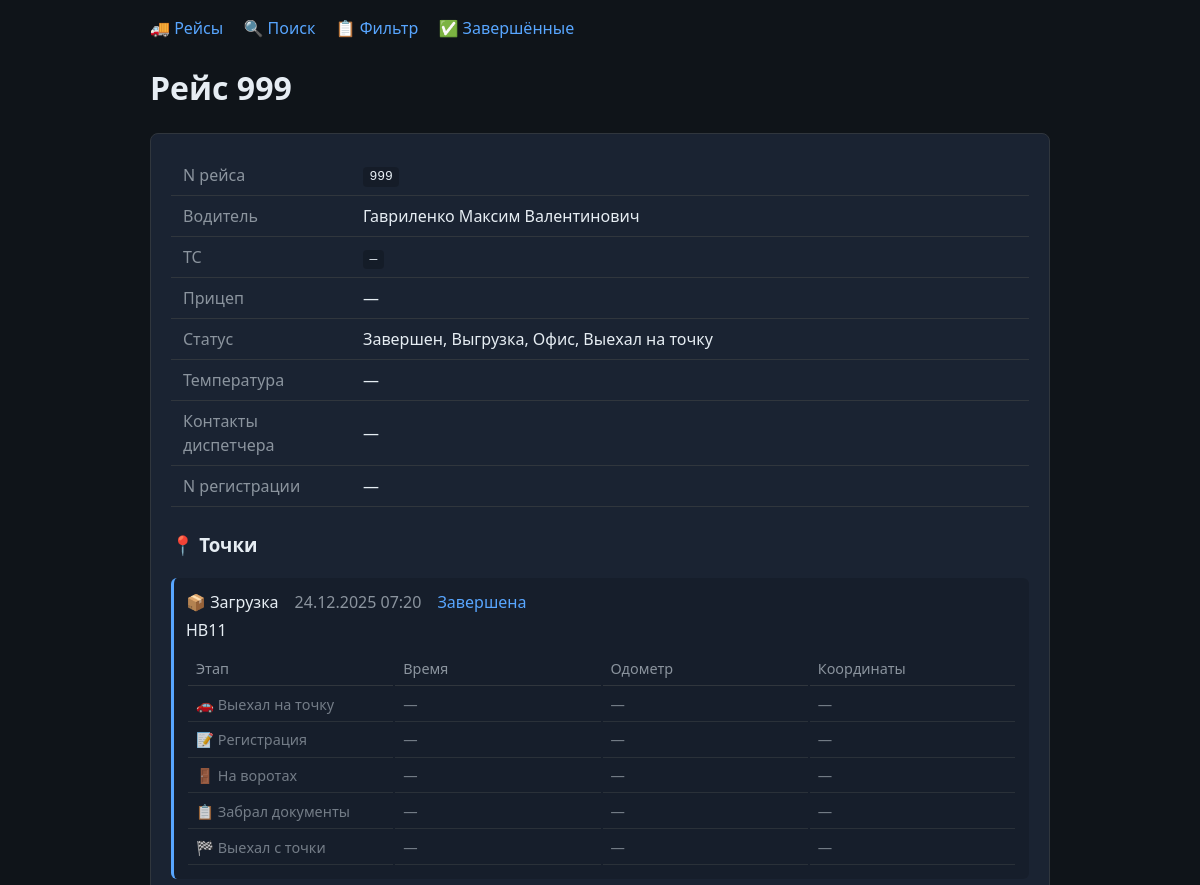
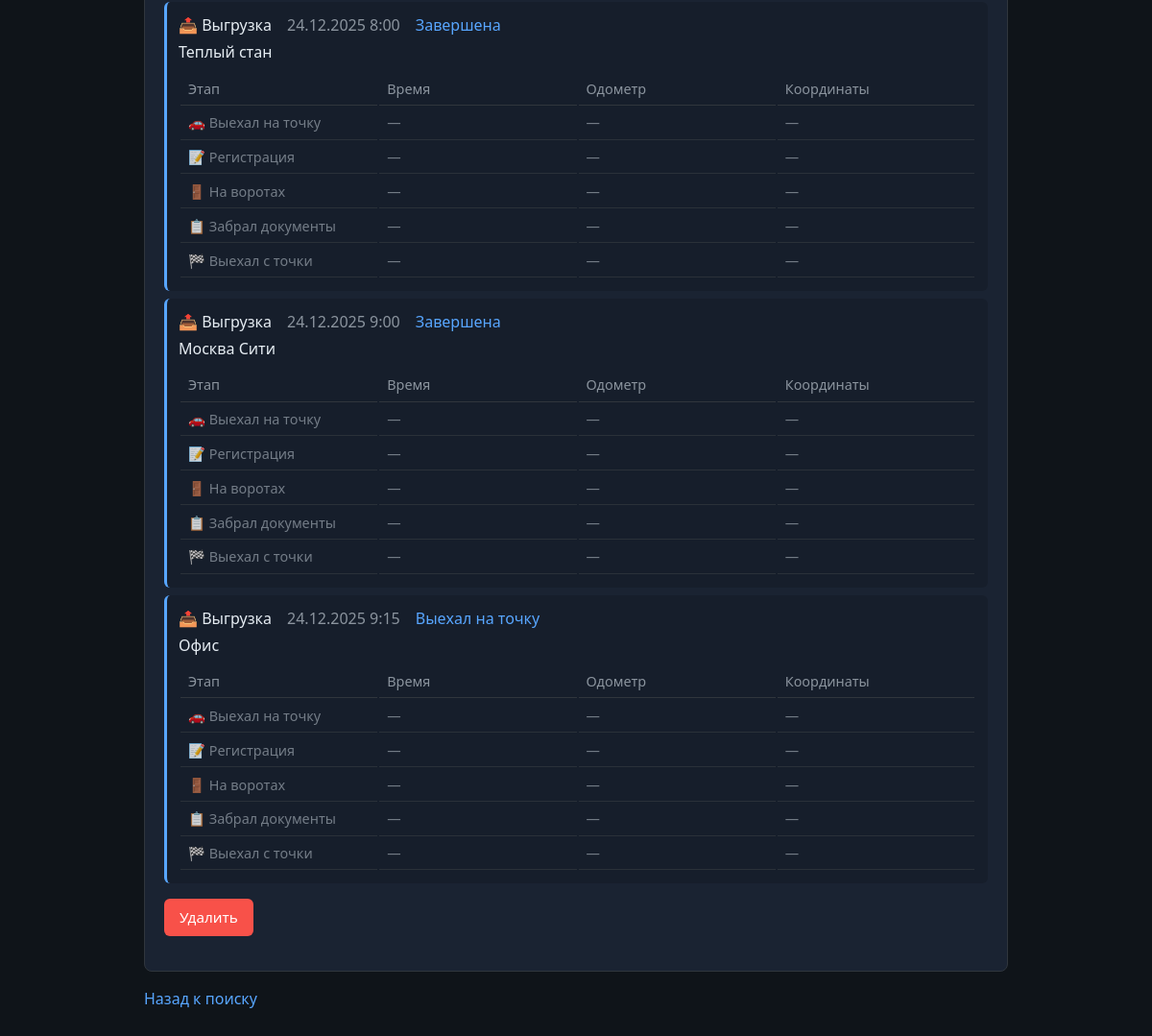
Page /admin/routes/999 on the committed database (2 pictures, top to bottom).
### tables this page shows
CREATE TABLE "Route" (
	"id"	TEXT,
	"tg_id"	INTEGER,
	"points"	TEXT,
	"status"	TEXT
, number_auto TEXT DEFAULT '', temperature TEXT DEFAULT '', dispatcher_contacts TEXT DEFAULT '', registration_number TEXT DEFAULT '', trailer_number TEXT DEFAULT '');

CREATE TABLE "Users" (
	"tg_id"	TEXT,
	"name"	TEXT,
	"phone"	TEXT,
	"role"	TEXT,
	"status"	TEXT
);

CREATE TABLE "Point" (
	"id"	INTEGER,
	"id_route"	TEXT,
	"type_point"	TEXT,
	"place_point"	TEXT,
	"date_point"	TEXT,
	"time_accepted"	TEXT,
	"time_departure"	TEXT,
	"time_registration"	TEXT,
	"time_put_on_gate"	TEXT,
	"time_docs"	TEXT,
	"photo_docs"	TEXT,
	"status"	TEXT
, lat REAL DEFAULT NULL, lng REAL DEFAULT NULL, odometer TEXT DEFAULT NULL);

### api/admin_routes_web.py (the view)
@router.get("/routes/{route_id}", response_class=HTMLResponse)
async def route_detail(request: Request, route_id: str, _=Depends(require_admin)):
    user_repo, route_repo = _get_repos()
    route = route_repo.get_by_id_str(route_id)
    if not route:
        raise HTTPException(status_code=404, detail="Рейс не найден")
    detail_data = build_route_detail_data(route, route_repo, user_repo)
    return templates.TemplateResponse(
        "route_detail.html",
        {
            "request": request,
            "route": route,
            "detail": detail_data,
        },
    )

### api/templates/route_detail.html (shortened to what this page needs)
{% extends "base.html" %}
{% block content %}
<h1>Рейс {{ route.id }}</h1>
<div class="card">
    <table class="route-table">
        <tr><th>N рейса</th><td><code>{{ route.id }}</code></td></tr>
        <tr><th>Водитель</th><td>{{ detail.driver_name }}</td></tr>
        <tr><th>ТС</th><td><code>{{ detail.number_auto or '—' }}</code></td></tr>
        <tr><th>Прицеп</th><td>{{ detail.trailer_number or '—' }}</td></tr>
        <tr><th>Статус</th><td>{{ detail.status_display }}</td></tr>
        <tr><th>Температура</th><td>{{ detail.temperature or '—' }}</td></tr>
        <tr><th>Контакты диспетчера</th><td>{{ detail.dispatcher_contacts or '—' }}</td></tr>
        <tr><th>N регистрации</th><td>{{ detail.registration_number or '—' }}</td></tr>
    </table>
    <h3 style="margin-top: 1.5rem;">📍 Точки</h3>
    {% if detail.points_data %}
    {% for pt in detail.points_data %}
    <div class="point-card">
        <div class="point-header">
            <span class="point-type">{{ pt.type_emoji }} {{ pt.type }}</span>
            <span class="point-date">{{ pt.date }}</span>
            <span class="point-status">{{ pt.status }}</span>
        </div>
        <div class="point-place">{{ pt.place }}</div>
        <table class="point-status-table">
            <thead>
                <tr><th>Этап</th><th>Время</th><th>Одометр</th><th>Координаты</th></tr>
            </thead>
            <tbody>
                {% for step in pt.status_steps %}
                <tr class="{% if step.done %}step-done{% else %}step-pending{% endif %}">
                    <td>{{ step.emoji }} {{ step.label }}</td>
                    <td>{% if step.time %}<code>{{ step.time }}</code>{% else %}—{% endif %}</td>
                    <td>{% if step.odometer %}<code>{{ step.odometer }}</code>{% else %}—{% endif %}</td>
                    <td>{% if step.lat is not none and step.lng is not none %}{{ "%.6f"|format(step.lat) }}, {{ "%.6f"|format(step.lng) }}{% else %}—{% endif %}</td>
                </tr>
                {% endfor %}
            </tbody>
        </table>
    </div>
    {% endfor %}
    {% else %}
    <p class="route-meta">Точек нет</p>
    {% endif %}
    {% if route.status == "cancelled" or route.status == "success" %}
    <p><a href="/admin/routes/{{ route.id }}/delete" class="btn btn-danger">Удалить</a></p>
    {% endif %}
</div>
<p><a href="/admin/routes/search">Назад к поиску</a></p>
{% endblock %}

### api/templates/base.html (style rules this page uses)
:root { --bg: #0f1419; --bg-card: #1a2332; --text: #e6edf3; --text-muted: #8b949e; --accent: #58a6ff; --accent-hover: #79b8ff; --danger: #f85149; --success: #3fb950; --border: #30363d; }
* { box-sizing: border-box; }
body { font-family: 'Segoe UI', system-ui, sans-serif; background: var(--bg); color: var(--text); margin: 0; padding: 1rem; line-height: 1.5; }
a { color: var(--accent); text-decoration: none; }
.card { background: var(--bg-card); border: 1px solid var(--border); border-radius: 8px; padding: 1.25rem; margin-bottom: 1rem; }
h1, h2 { margin-top: 0; }
.btn { display: inline-block; padding: 0.5rem 1rem; background: var(--accent); color: #fff; border: none; border-radius: 6px; cursor: pointer; font-size: 0.95rem; }
.btn-danger { background: var(--danger); }
.route-table { width: 100%; border-collapse: collapse; }
.route-table th, .route-table td { padding: 0.5rem 0.75rem; text-align: left; border-bottom: 1px solid var(--border); }
.route-table th { width: 180px; color: var(--text-muted); font-weight: 500; }
.route-table code { background: rgba(0,0,0,0.2); padding: 0.15rem 0.4rem; border-radius: 4px; }
.point-card { padding: 0.75rem; margin-bottom: 0.5rem; background: rgba(0,0,0,0.15); border-radius: 6px; border-left: 3px solid var(--accent); }
.point-header { display: flex; gap: 1rem; margin-bottom: 0.25rem; }
.point-type { font-weight: 500; }
.point-date { color: var(--text-muted); }
.point-status { color: var(--accent); }
.point-place { margin-bottom: 0.5rem; }
.point-status-table { width: 100%; font-size: 0.9rem; margin-top: 0.5rem; }
.point-status-table th, .point-status-table td { padding: 0.35rem 0.5rem; text-align: left; border-bottom: 1px solid var(--border); }
.point-status-table th { color: var(--text-muted); font-weight: 500; width: 180px; }
.point-status-table .step-pending { color: var(--text-muted); opacity: 0.8; }

### rows in the picture
Route: id "999"
Users: driver_name "Гавриленко Максим Валентинович"
Point: type_emoji "📦", type "Загрузка", date "24.12.2025 07:20", status "Завершена", place "НВ11", emoji "🚗" "📝" "🚪" "📋" "🏁", label "Выехал на точку" "Регистрация" "На воротах" "Забрал документы" "Выехал с точки"
Point: type_emoji "📤", type "Выгрузка", date "24.12.2025 8:00", status "Завершена", place "Теплый стан", emoji "🚗" "📝" "🚪" "📋" "🏁", label "Выехал на точку" "Регистрация" "На воротах" "Забрал документы" "Выехал с точки"
Point: type_emoji "📤", type "Выгрузка", date "24.12.2025 9:00", status "Завершена", place "Москва Сити", emoji "🚗" "📝" "🚪" "📋" "🏁", label "Выехал на точку" "Регистрация" "На воротах" "Забрал документы" "Выехал с точки"
Point: type_emoji "📤", type "Выгрузка", date "24.12.2025 9:15", status "Выехал на точку", place "Офис", emoji "🚗" "📝" "🚪" "📋" "🏁", label "Выехал на точку" "Регистрация" "На воротах" "Забрал документы" "Выехал с точки"

### other values in the picture
{{ detail.number_auto or '—' }} "—"
{{ detail.trailer_number or '—' }} "—"
{{ detail.status_display }} "Завершен, Выгрузка, Офис, Выехал на точку"
{{ detail.temperature or '—' }} "—"
{{ detail.dispatcher_contacts or '—' }} "—"
{{ detail.registration_number or '—' }} "—"
